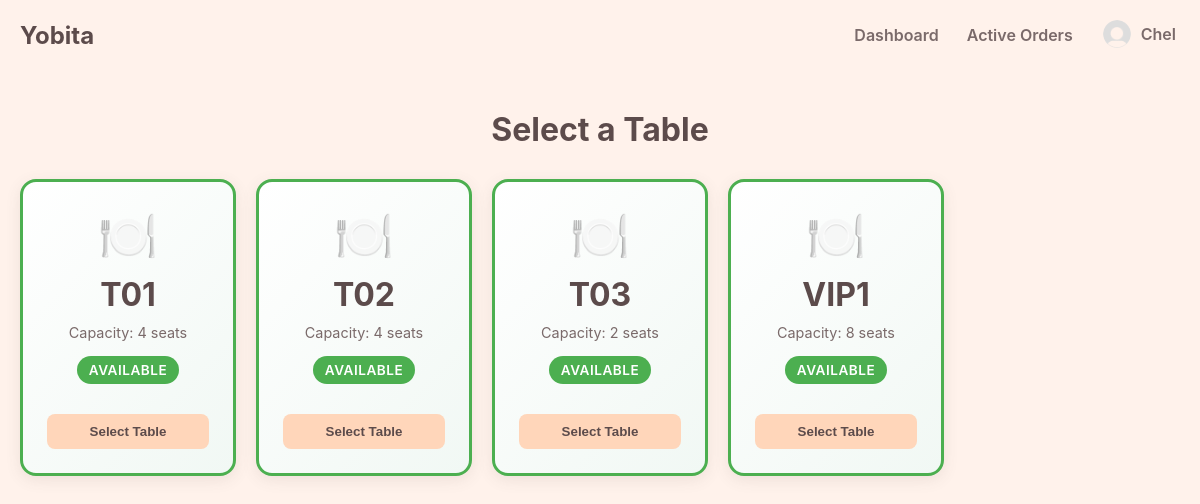
The page /app/table/table.php (signed in) on the database its author committed.
### tables this page shows
CREATE TABLE `dining_tables` (
  `id` int(10) UNSIGNED NOT NULL,
  `table_number` varchar(10) NOT NULL,
  `capacity` int(11) NOT NULL DEFAULT 4,
  `status` enum('available','occupied','reserved') NOT NULL DEFAULT 'available'
);

### app/table/table.php (the view, shortened to what this page needs)
<?php
require_once '../connection.php';
$pageTitle = "Select Table";
$basePath = "../";
include '../_header.php';
try {
    $sql = "SELECT * FROM dining_tables ORDER BY table_number ASC";
    $stmt = $pdo->prepare($sql);
    $stmt->execute();
    $tables = $stmt->fetchAll();
} catch (PDOException $e) {
    $tables = [];
    $error_message = "Error loading tables: " . $e->getMessage();
}
?>
<link rel="stylesheet" href="/css/table.css">
<main class="main-wrapper">
    <div class="app-container">
        <h2 class="page-title">Select a Table</h2>
        <div class="tables-grid">
            <?php if (empty($tables)): ?>
                <div class="message error">No tables found in the database.</div>
            <?php else: ?>
                <?php foreach ($tables as $table): ?>
                    <div class="table-card <?php echo htmlspecialchars($table['status']); ?>">
                        <div class="table-icon">🍽️</div>
                        <div class="table-number"><?php echo htmlspecialchars($table['table_number']); ?></div>
                        <div class="table-capacity">Capacity: <?php echo $table['capacity']; ?> seats</div>
                        <div class="table-status <?php echo htmlspecialchars($table['status']); ?>">
                            <?php echo htmlspecialchars(ucfirst($table['status'])); ?>
                        </div>
                        <?php if ($table['status'] === 'available'): ?>
                            <form method="post" style="margin-top: 15px;">
                                <button type="submit" name="select_table" class="select-table-btn">
                                    Select Table
                                </button>
                            </form>
                        <?php endif; ?>
                    </div>
                <?php endforeach; ?>
            <?php endif; ?>
        </div>
    </div>
</main>

### app/_header.php (shortened to what this page needs)
<!DOCTYPE html>
<html lang="en">
<head>
    <link rel="stylesheet" href="<?php echo $basePath; ?>css/index.css">
    <header class="main-header">
        <div class="header-content">
            <a href="<?php echo $basePath; ?>staff/index.php" class="logo">Yobita</a>
            <nav class="main-nav">
                <ul>
                    <?php if (isset($_SESSION['role']) && $_SESSION['role'] === 'staff') : ?>
                        <li><a href="<?php echo $basePath; ?>staff/index.php" class="<?php echo ($pageTitle === 'Dashboard') ? 'active' : ''; ?>">Dashboard</a></li>
                        <li><a href="#" class="<?php echo ($pageTitle === 'Active Orders') ? 'active' : ''; ?>">Active Orders</a></li>
                    <?php endif; ?>
                    <?php if (isset($_SESSION['user_id'])) : ?>
                        <li class="profile-nav-item">
                            <a href="#" class="profile-link <?php echo ($pageTitle === 'Profile') ? 'active' : ''; ?>" onclick="return false;">
                                <img src="<?php echo $basePath . htmlspecialchars($_SESSION['profile_picture']); ?>" alt="Profile" class="nav-profile-pic">
                                <span><?php echo htmlspecialchars($_SESSION['username']); ?></span>
                            </a>
                        </li>
                    <?php endif; ?>
                </ul>
            </nav>
        </div>
    </header>
    <link href="https://cdnjs.cloudflare.com/ajax/libs/cropperjs/1.5.13/cropper.min.css" rel="stylesheet"/>
</head>
<body>

### app/css/index.css (style rules this page uses)
:root { --primary: #FFDCDC; --second: #FFF2EB; --third: #ffffff; --fourth: #FFD6BA; --text-dark: #5C4B4B; --text-light: #7a6a6a; --border-color: #EAE0DA; --accent-dark: #E5A9A9; --notification: #FF3B3B; }
* { box-sizing: border-box; margin: 0; padding: 0; }
body { font-family: -apple-system, BlinkMacSystemFont, "Segoe UI", Roboto, Helvetica, Arial, sans-serif; background-color: var(--second); color: var(--text-dark); }
.main-header { background-color: var(--second); position: fixed; top: 0; left: 0; width: 100%; z-index: 100; }
.header-content { max-width: 1200px; margin: 0 auto; padding: 0 20px; height: 70px; display: flex; justify-content: space-between; align-items: center; }
.logo { font-size: 1.5rem; font-weight: bold; color: var(--text-dark); text-decoration: none; }
.main-nav ul { list-style-type: none; display: flex; align-items: center; gap: 20px; }
.main-nav a { text-decoration: none; color: var(--text-light); font-weight: 600; padding: 8px 4px; border-bottom: 2px solid transparent; transition: all 0.2s; }
.main-wrapper { padding-top: 70px; padding-bottom: 100px; }
.main-nav .dropdown, .main-nav .profile-nav-item { position: relative; }
.main-nav .profile-link { display: flex; align-items: center; gap: 8px; }
.main-nav .nav-profile-pic { width: 32px; height: 32px; border-radius: 50%; object-fit: cover; border: 2px solid transparent; }

### app/css/table.css (style rules this page uses)
.app-container { max-width: 1200px; margin: 40px auto; padding: 0 20px; }
.page-title { text-align: center; color: var(--text-dark); margin-bottom: 30px; font-size: 2rem; }
.tables-grid { display: grid; grid-template-columns: repeat(auto-fill, minmax(200px, 1fr)); gap: 20px; margin-top: 30px; }
.table-card { background-color: var(--third); border-radius: 16px; padding: 24px; text-align: center; box-shadow: 0 4px 15px rgba(92, 75, 75, 0.1); transition: all 0.3s ease; cursor: pointer; border: 3px solid transparent; }
.table-card.available { border-color: #4CAF50; background: linear-gradient(135deg, #ffffff 0%, #f1f8f4 100%); }
.table-number { font-size: 2rem; font-weight: bold; color: var(--text-dark); margin-bottom: 10px; }
.table-capacity { font-size: 0.9rem; color: var(--text-light); margin-bottom: 15px; }
.table-status { display: inline-block; padding: 6px 12px; border-radius: 20px; font-size: 0.85rem; font-weight: 600; text-transform: uppercase; letter-spacing: 0.5px; }
.table-status.available { background-color: #4CAF50; color: white; }
.select-table-btn { margin-top: 15px; padding: 10px 20px; background-color: var(--fourth); color: var(--text-dark); border: none; border-radius: 8px; font-weight: 600; cursor: pointer; transition: all 0.2s; width: 100%; }
.table-icon { font-size: 3rem; margin-bottom: 10px; opacity: 0.8; }

### rows shown on the page
dining_tables: table_number "T01", capacity "4", status "AVAILABLE"
dining_tables: table_number "T02", capacity "4", status "AVAILABLE"
dining_tables: table_number "T03", capacity "2", status "AVAILABLE"
dining_tables: table_number "VIP1", capacity "8", status "AVAILABLE"

### other values the page prints
$_SESSION['username'] "Chel"
